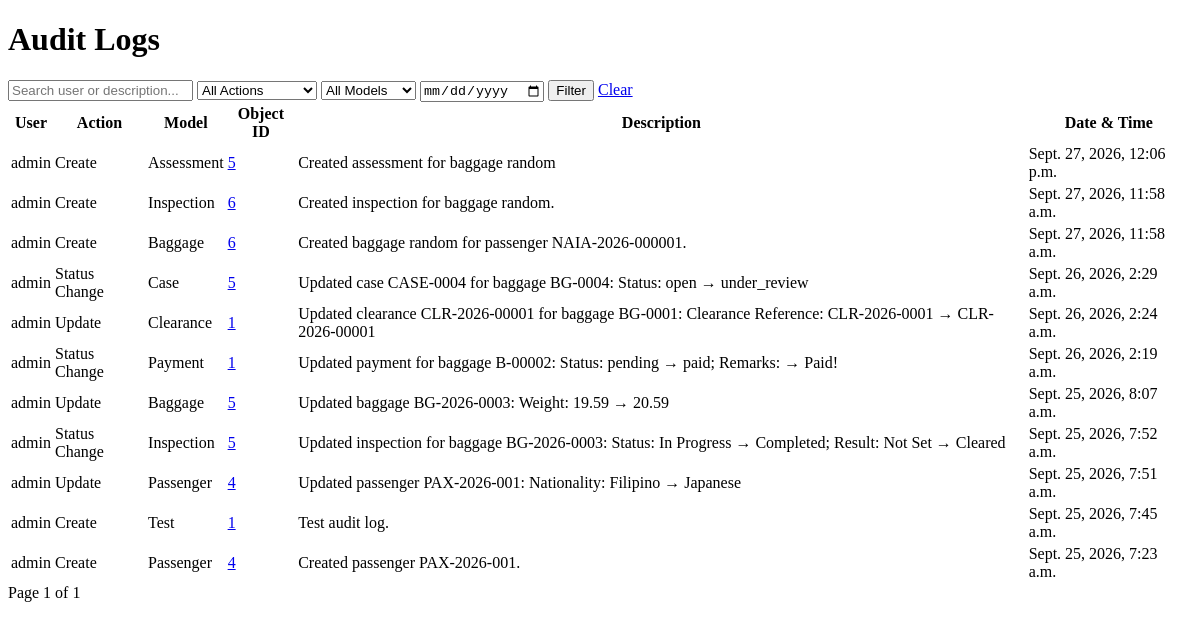
Before: /passengers/audit-logs/ (signed in) with the older database file.
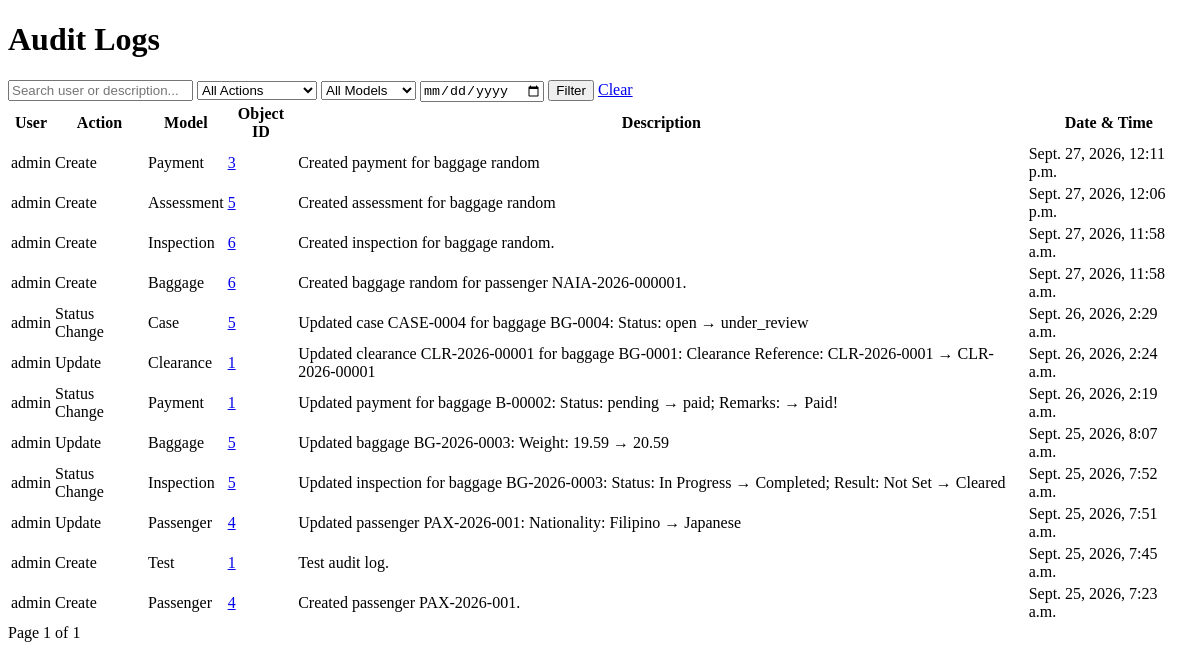
After: the same page with the newer database file.
### passengers/models.py (models this page shows, shortened)
class AuditLog(models.Model):
    ACTION_CHOICES = [
        ("create", "Create"),
        ("update", "Update"),
        ("delete", "Delete"),
        ("status_change", "Status Change"),
        ("payment", "Payment"),
        ("clearance", "Clearance"),
        ("case_resolution", "Case Resolution"),
    ]
    user = models.ForeignKey(
        User,
        on_delete=models.PROTECT,
        related_name="audit_logs",
    )
    action = models.CharField(
        max_length=30,
        choices=ACTION_CHOICES,
    )
    model_name = models.CharField(max_length=100)
    object_id = models.PositiveIntegerField()
    description = models.TextField()
    created_at = models.DateTimeField(auto_now_add=True)

### passengers/views.py (the view)
@login_required
@permission_required(
    "passengers.view_auditlog",
    raise_exception=True,
)
def audit_log_list(request):
    audit_logs = AuditLog.objects.select_related(
        "user"
    ).order_by("-created_at")
    search = request.GET.get("search", "").strip()
    action = request.GET.get("action", "")
    model_name = request.GET.get("model", "")
    date = request.GET.get("date", "")
    if search:
        audit_logs = audit_logs.filter(
            Q(user__username__icontains=search)
            | Q(description__icontains=search)
        )
    if action:
        audit_logs = audit_logs.filter(
            action=action
        )
    if model_name:
        audit_logs = audit_logs.filter(
            model_name=model_name
        )
    if date:
        audit_logs = audit_logs.filter(
            created_at__date=date
        )
    paginator = Paginator(
        audit_logs,
        20,
    )
    page_number = request.GET.get("page")
    page_obj = paginator.get_page(
        page_number
    )
    context = {
        "audit_logs": page_obj,
        "page_obj": page_obj,
        "search": search,
        "selected_action": action,
        "selected_model": model_name,
        "selected_date": date,
        "action_choices": AuditLog.ACTION_CHOICES,
        "model_choices": AuditLog.objects.values_list(
            "model_name",
            flat=True,
        ).distinct().order_by(
            "model_name"
        ),
    }
    return render(
        request,
        "passengers/audit_log_list.html",
        context,
    )

### passengers/templates/passengers/audit_log_list.html (shortened to what this page needs)
<!DOCTYPE html>
<html lang="en">
<head>
</head>
<body>
    <h1>Audit Logs</h1>
<form method="get">
    <input
        type="text"
        name="search"
        placeholder="Search user or description..."
        value="{{ search }}"
    >
    <select name="action">
        <option value="">All Actions</option>
    </select>
    <select name="model">
        <option value="">All Models</option>
    </select>
    <input
        type="date"
        name="date"
        value="{{ selected_date }}"
    >
    <button type="submit">
        Filter
    </button>
    <a href="{% url 'audit_log_list' %}">
        Clear
    </a>
</form>
<table>
    <thead>
        <tr>
            <th>User</th>
            <th>Action</th>
            <th>Model</th>
            <th>Object ID</th>
            <th>Description</th>
            <th>Date & Time</th>
        </tr>
    </thead>
    <tbody>
        {% for log in audit_logs %}
        <tr>
            <td>{{ log.user.username }}</td>
            <td>{{ log.get_action_display }}</td>
            <td>{{ log.model_name }}</td>
            <td>
                <a href="{% url 'audit_log_detail' log.id %}">
                    {{ log.object_id }}
                </a>
            </td>
            <td>{{ log.description }}</td>
            <td>{{ log.created_at }}</td>
        </tr>
        {% empty %}
        <tr>
            <td colspan="6">
                No audit logs found.
            </td>
        </tr>
        {% endfor %}
    </tbody>
</table>
<div class="pagination">
    <span>
        Page {{ page_obj.number }}
        of {{ page_obj.paginator.num_pages }}
    </span>
</div>
</body>
</html>

Changed rows visible on the page:
added AuditLog: user.username "admin", action "Create", model_name "Payment", object_id "3", description "Created payment for baggage random", created_at "Sept. 27, 2026, 12:11 p.m."
